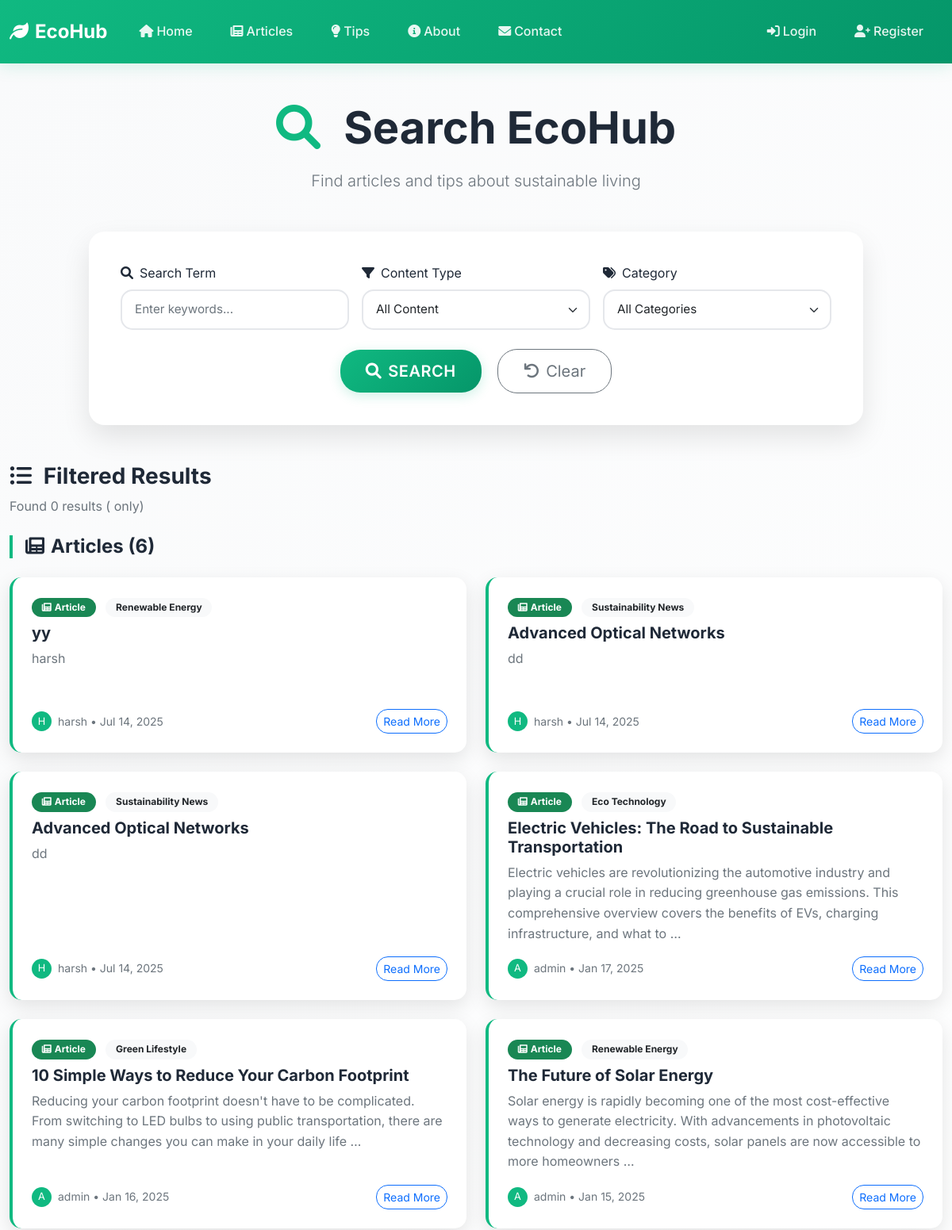
/search/ (upper part), run on an earlier commit of the app's database.
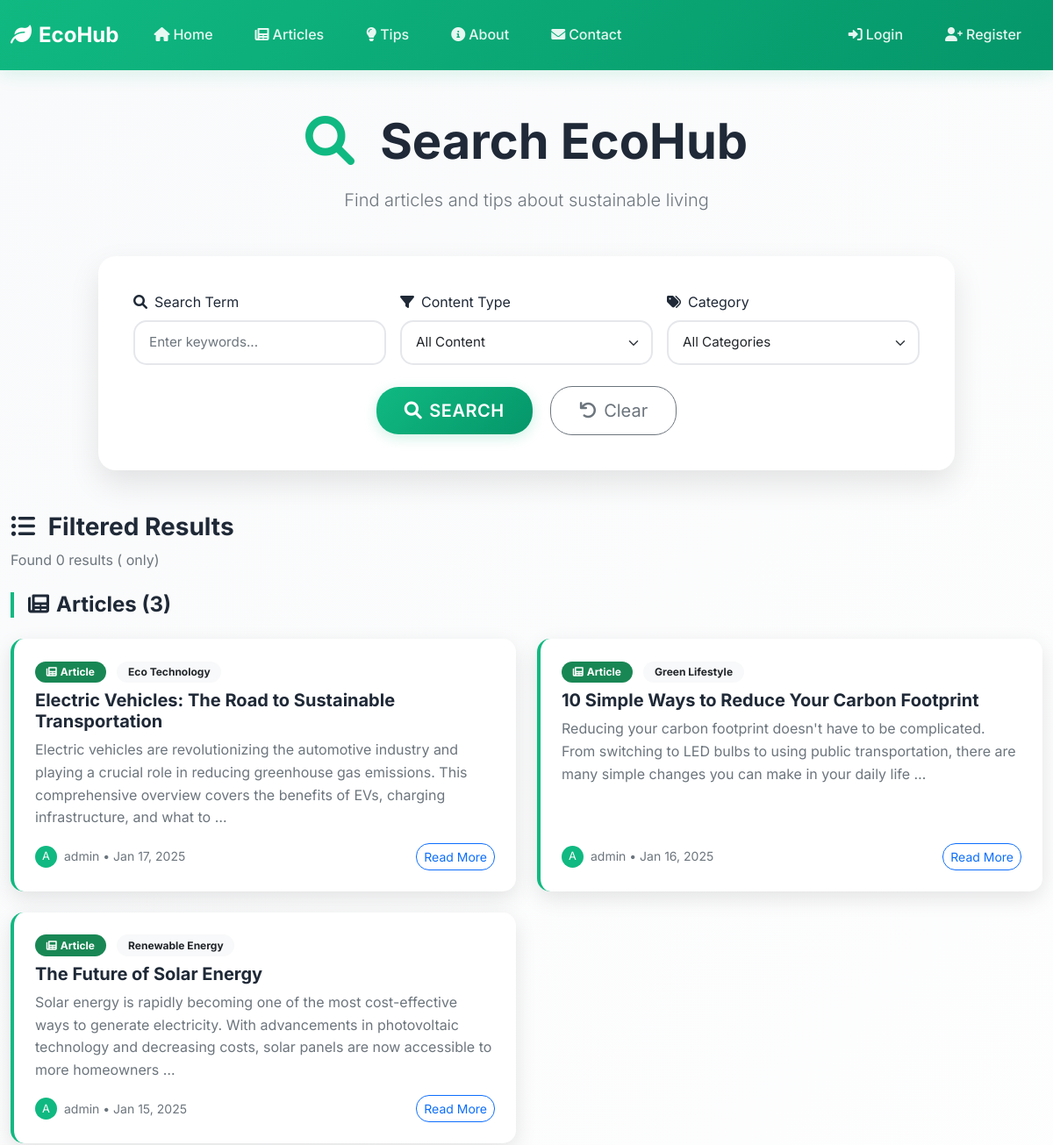
And on a later commit of the database.
### articles/models.py (models this page shows, shortened)
class Article(models.Model):
    CATEGORY_CHOICES = [
        ('energy', 'Renewable Energy'),
        ('lifestyle', 'Green Lifestyle'),
        ('tech', 'Eco Technology'),
        ('news', 'Sustainability News'),
    ]
    title = models.CharField(max_length=200)
    content = models.TextField()
    author = models.ForeignKey(User, on_delete=models.CASCADE)
    category = models.CharField(max_length=50, choices=CATEGORY_CHOICES)
    image = models.ImageField(upload_to='article_images/', blank=True, null=True)
    created_at = models.DateTimeField(auto_now_add=True)

### core/views.py (the view)
# urls.py: path('search/', views.search, name='search'),
def search(request):
    query = request.GET.get('q', '')
    search_type = request.GET.get('type', 'all')
    category = request.GET.get('category', '')
    articles = []
    tips = []
    if search_type in ['articles', 'all']:
        article_filter = Q()
        if query:
            article_filter &= (Q(title__icontains=query) | Q(content__icontains=query))
        if category:
            article_filter &= Q(category=category)
        if article_filter:
            articles = list(Article.objects.filter(article_filter).order_by('-created_at'))
        elif not query and not category:
            articles = list(Article.objects.all().order_by('-created_at'))
    if search_type in ['tips', 'all']:
        tip_filter = Q()
        if query:
            tip_filter &= (Q(title__icontains=query) | Q(description__icontains=query))
        if category:
            tip_filter &= Q(category=category)
        if tip_filter:
            tips = list(Tip.objects.filter(tip_filter).order_by('-created_at'))
        elif not query and not category:
            tips = list(Tip.objects.all().order_by('-created_at'))
    context = {
        'query': query,
        'search_type': search_type,
        'category': category,
        'articles': articles,
        'tips': tips,
    }
    return render(request, 'core/search.html', context)

### core/templates/core/search.html (shortened to what the changed rows need)
{% extends 'base.html' %}
{% block content %}
<div class="search-section py-5" style="background: linear-gradient(135deg, var(--bg-light) 0%, #ffffff 100%);">
    <div class="container">
        <div class="search-header text-center mb-5" style="animation: fadeInDown 0.8s ease-out;">
            <h1 class="display-4 fw-bold mb-3" style="color: var(--text-dark);">
                <i class="fas fa-search me-3 text-primary-green"></i>
                Search EcoHub
            </h1>
        </div>
        {% if request.GET.q or request.GET.type != 'all' or request.GET.category %}
        <div class="search-results">
            {% if articles %}
            <div class="articles-section mb-5" style="animation: fadeInUp 1s ease-out;">
                <h4 class="section-title fw-bold mb-4" style="color: var(--text-dark); border-left: 4px solid var(--primary-green); padding-left: 1rem;">
                    <i class="fas fa-newspaper me-2"></i>Articles ({{ articles|length }})
                </h4>
                <div class="row row-cols-1 row-cols-lg-2 g-4">
                    {% for article in articles %}
                    <div class="col">
                        <div class="result-card h-100" style="background: white; border-radius: 15px; padding: 1.5rem; box-shadow: 0 8px 25px rgba(0, 0, 0, 0.1); transition: all 0.3s ease; border-left: 4px solid var(--primary-green); display: flex; flex-direction: column;">
                            <div class="result-content flex-grow-1 d-flex flex-column">
                                <div class="result-meta mb-2">
                                    <span class="badge bg-success" style="border-radius: 15px; padding: 0.4rem 0.8rem;">
                                        <i class="fas fa-newspaper me-1"></i>Article
                                    </span>
                                    {% if article.category %}
                                    <span class="badge bg-light text-dark ms-2" style="border-radius: 15px; padding: 0.4rem 0.8rem;">
                                        {{ article.get_category_display }}
                                    </span>
                                    {% endif %}
                                </div>
                                <h5 class="result-title fw-bold mb-2" style="color: var(--text-dark);">
                                    <a href="{% url 'article-detail' article.pk %}" class="text-decoration-none" style="color: inherit;">
                                        {{ article.title }}
                                    </a>
                                </h5>
                                <p class="result-excerpt text-muted mb-3 flex-grow-1">{{ article.content|truncatewords:30 }}</p>
                                <div class="result-footer d-flex align-items-center justify-content-between mt-auto">
                                    <div class="author-info d-flex align-items-center">
                                        <div class="avatar-small" style="width: 25px; height: 25px; background: var(--primary-green); border-radius: 50%; display: flex; align-items: center; justify-content: center; color: white; font-size: 0.8rem; margin-right: 0.5rem;">
                                            {{ article.author.username|first|upper }}
                                        </div>
                                        <small class="text-muted">{{ article.author.username }} • {{ article.created_at|date:"M d, Y" }}</small>
                                    </div>
                                    <a href="{% url 'article-detail' article.pk %}" class="btn btn-sm btn-outline-primary" style="border-radius: 15px;">
                                        Read More
                                    </a>
                                </div>
                            </div>
                        </div>
                    </div>
                    {% endfor %}
                </div>
            </div>
            {% endif %}
        </div>
        {% endif %}
    </div>
</div>
{% endblock %}

What changed in the data, as far as the page shows it:
removed Article: category "Renewable Energy", title "yy", content "harsh", author.username|first "H", author.username "harsh", created_at "Jul 14, 2025"
removed Article: category "Sustainability News", title "Advanced Optical Networks", content "dd", author.username|first "H", author.username "harsh", created_at "Jul 14, 2025"
removed Article: category "Sustainability News", title "Advanced Optical Networks", content "dd", author.username|first "H", author.username "harsh", created_at "Jul 14, 2025"
Also different on the page:
{{ articles|length }}: "6" → "3"
